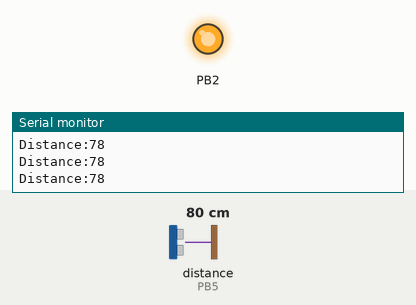
Simulated run of this sketch. Board: ATtiny85, built with avr-gcc and run on an emulated ATtiny85. On the bench: output pins drawn as LEDs (lit = HIGH), the last lines printed to the serial monitor. Wiring (inferred from the names in the program): ultrasonic range finder: trigger PB4; echo PB5. Inputs (shaded band) come from the test bench; at power-on: distance to the obstacle (sensor on PB5) 80 cm. The echo pulse lasts 58.3 µs per cm; pins used as bus, display or sensor lines are not drawn.

Above: at 1.2 s.
1.3 s: distance to the obstacle (sensor on PB5) set to 12 cm
2.8 s: distance to the obstacle (sensor on PB5) set to 9 cm
At 3.8 s:
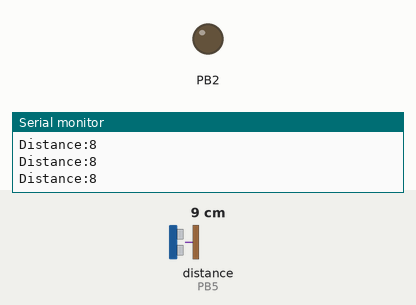
4.3 s: distance to the obstacle (sensor on PB5) set to 18 cm
At 4.8 s:
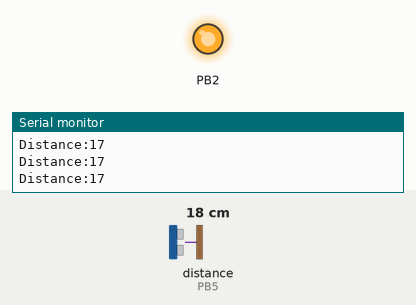
5.8 s: distance to the obstacle (sensor on PB5) set to 2 cm
At 7.2 s:
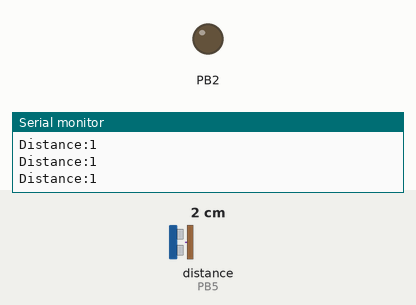
Timing chart, 0 to 8.3 s (numbered marks = the images above; inputs shaded):
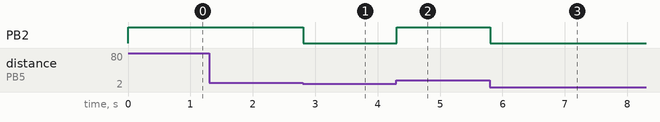

Measured:
- the behaviour switches between 11 and 10 cm on distance to the obstacle (sensor on PB5) (found by bisection; images 0 and 1)
- after the input at 2.8 s, PB2: HIGH → LOW at once
- after the input at 4.3 s, PB2: LOW → HIGH at once
- after the input at 5.8 s, PB2: HIGH → LOW at once

The sketch:

ULTRASONIC.ino
```cpp
const int trigPin=4;
const int echoPin=5;
long duration;
int distance;
void setup() {
  // put your setup code here, to run once:
Serial.begin(115200);
pinMode(2,OUTPUT);
pinMode(trigPin,OUTPUT);
pinMode(echoPin,INPUT);
}

void loop() {
  // put your main code here, to run:
 digitalWrite(trigPin,LOW);
 delayMicroseconds(2);
 digitalWrite(trigPin,HIGH);
 delayMicroseconds(1000);
 digitalWrite(trigPin,LOW);
 duration=pulseIn(echoPin,HIGH);
 distance=duration*0.034/2;
 Serial.print("Distance:");
 Serial.println(distance);
  if (distance>=10)
  {
    digitalWrite(2,HIGH);
  }
  else{
    digitalWrite(2,LOW);
  }


}
```

LED_glowing.c
```cpp
/*
 * GccApplication1.c
 *
 * Created: 09-05-2019 14:17:24
 * Author : ALEKHYA.C
 */

#ifndef F_CPU
#define F_CPU 16000000UL // 6 MHz CLOCKSPEED
#endif
#include <avr/io.h>
#include <util/delay.h>


int main(void)
{
    DDRB=0XFF;
    while (1)
    {
		PORTB =0XFF;
		_delay_ms(100);
		PORTB = 0x00;
		_delay_ms(100);
    }
}
```
